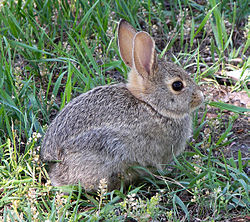
#> input picture python/dataimage/211217/cc.jpg, 250 x 222 px
$ python ex05.py
#> lines starting #> are read from the running program, lines starting #| are printed output that depends on the picture; after the words box and inside, x2 and y2 are one past the last pixel; in counts of white or black regions, pixels touching at a corner belong together
import cv2

img = cv2.imread('cc.jpg', cv2.IMREAD_GRAYSCALE)
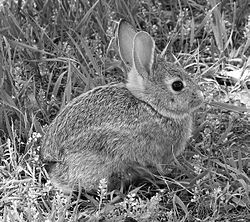
#> img: shape (222, 250); min 0, max 255, mean 119.4
cv2.imshow('img',img)
cv2.waitKey(0)

ret,tresh = cv2.threshold(img, 75,255,cv2.THRESH_BINARY)
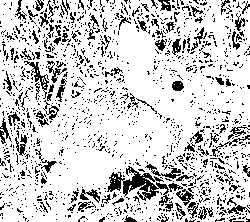
#> tresh: shape (222, 250); 81.2% white; black in thin lines or dots
cv2.imshow('tresh',tresh)
cv2.waitKey(0)

adtresh = cv2.adaptiveThreshold(img, 255, cv2.ADAPTIVE_THRESH_MEAN_C, cv2.THRESH_BINARY,21,3)
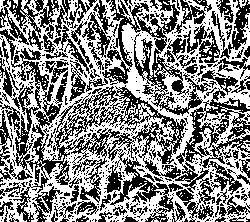
#> adtresh: shape (222, 250); 52.4% white; black in thin lines or dots
cv2.imshow('adtresh', adtresh)
cv2.waitKey(0)

adtresh = cv2.adaptiveThreshold(img, 255, cv2.ADAPTIVE_THRESH_GAUSSIAN_C, cv2.THRESH_BINARY,21,3)
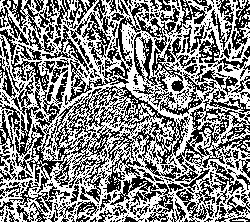
#> adtresh: shape (222, 250); 52.7% white; black in thin lines or dots
cv2.imshow('adtresh', adtresh)
cv2.waitKey(0)

$ run again, with python/dataimage/211217/aa.jpg copied over python/dataimage/211217/cc.jpg
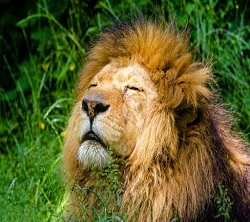
#> input picture python/dataimage/211217/aa.jpg, 250 x 222 px
#> `ret,tresh = cv2.threshold(img, 75,255,cv2.THRESH_BINARY)`:
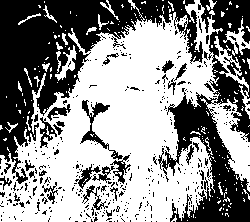
#> tresh: shape (222, 250); 56.5% white; 403 black regions (367 under 20 px), largest, box (x1, y1, x2, y2) and area: (0, 0, 203, 184) 12192, (158, 0, 250, 222) 8157, (80, 100, 123, 160) 485
#> `adtresh = cv2.adaptiveThreshold(img, 255, cv2.ADAPTIVE_THRESH_GAUSSIAN..`:
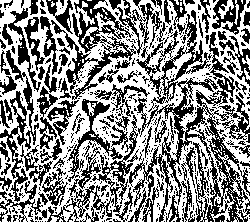
#> adtresh: shape (222, 250); 54.3% white; 469 black regions (378 under 20 px), largest, box (x1, y1, x2, y2) and area: (129, 10, 250, 222) 7223, (51, 0, 136, 100) 2211, (0, 50, 39, 202) 1312

$ run again, with python/dataimage/211217/bb.jpg copied over python/dataimage/211217/cc.jpg
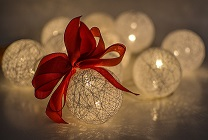
#> input picture python/dataimage/211217/bb.jpg, 208 x 140 px
#> `ret,tresh = cv2.threshold(img, 75,255,cv2.THRESH_BINARY)`:
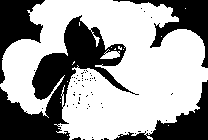
#> tresh: shape (140, 208); 62.6% white; 64 black regions (60 under 20 px), largest, box (x1, y1, x2, y2) and area: (0, 15, 139, 140) 5683, (113, 0, 208, 68) 1733, (0, 0, 45, 84) 1679, (114, 80, 208, 140) 1679
#> `adtresh = cv2.adaptiveThreshold(img, 255, cv2.ADAPTIVE_THRESH_GAUSSIAN..`:
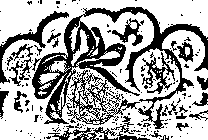
#> adtresh: shape (140, 208); 66.1% white; 203 black regions (177 under 20 px), largest, box (x1, y1, x2, y2) and area: (32, 7, 208, 129) 6018, (0, 11, 69, 84) 668, (142, 52, 175, 94) 430
